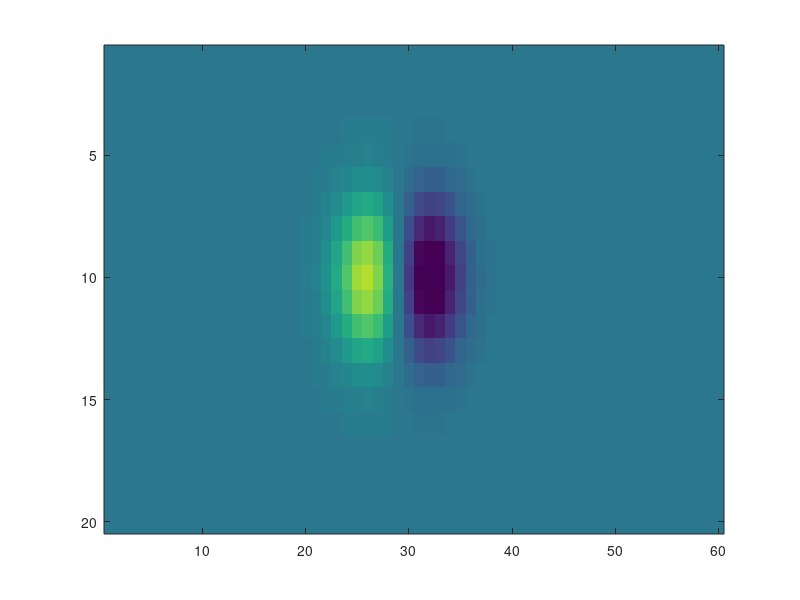

MATLAB code for this plot: (Note: this script raises an error after producing the figure.)
 %getpath
%Compute N number of randomely generated ray paths.
%First determine if ray intersects a receiver
%If NO, ray path is only plotted.
%If YES, ray path populate a data matrix, then plotted

close all
clear all

addpath ../data/
addpath functions/

%length of land surveyed

Xo=0;
Yo=0;
Zo=0;
dz=1;
dx=1;

dX=ones(1,60)*dx;
dZ=ones(1,20)*dz;
nX=length(dX);
nZ=length(dZ);

mesh{1}=[nX nZ];
mesh{2}=[Xo Zo];
mesh{3}=dX;
mesh{4}=dZ;

mcell = nX * nZ;

for ii=1:nX
    xvec(ii)=sum(dX(1:ii));
end

for ii=1:nZ
    zvec(ii)=sum(dZ(1:ii));
end

Xmax = Xo + xvec(end);
Zmax = Zo - zvec(end);

[X,Y]=meshgrid(xvec,zvec);

model=zeros(nZ,nX);
%Define target size [X Y lenght(x) length(y)]
% target=[30 10 2 2];

%Generate anomalies here
% Gaussian
model=0.5*exp(-((X-26*dx).^2+(Y-zvec(end)/2).^2)/(10*dx)) - 0.5*exp(-((X-32*dx).^2+(Y-zvec(end)/2).^2)/(10*dx));
% 
% Block model
% model(9:12,34:37)= 0.5;
% 
% model(9:12,26:29)= -0.5;
% 20x60 Three anomalies: 2 blocks + 1 gradient block
% load model_A 

% 20x60 Two anomalies: 1 Gaussian + 1 block (same line integral through
% center)
% load model_B   


% model=zeros(nX*nZ,1);
% model(:)=rho(:)-background;

m=zeros( mcell ,1);
m(:)=model(:);

figure (1)
imagesc (reshape(m,nZ,nX));
caxis([-0.4 0.6])
hold on

%Create receivers
obs_loc(:,1) = [20:2:40]'*dx;
obs_loc(:,2) = Zmax+dz/2;

% plot(receiver,(zeros(1,length(receiver))+Zmax/dz),'g^',...
%     'LineWidth',2,'MarkerEdgeColor','k',...
%     'MarkerFaceColor','y','MarkerSize',10);
% hold on

%Commands to Plot data
DIPrange=20;

d_angl= 10*pi/180;
phi=[(-DIPrange*pi/180):d_angl:d_angl 0:(d_angl):(DIPrange*pi/180)];
% theta=[0:-(d_angl):-pi d_angl:d_angl:(pi-d_angl)];

% Descritized topography (all flat for now)
ZZ= ones(1,nX) * Zo;

%Create ray paths
ndata = length(phi)*size(obs_loc,1);

g=zeros(ndata,mcell);

count=0;
for ii=1:size(obs_loc,1)
    
    for jj= 1:length(phi)
        
    
        count = count+1;
        
        g(count,:)=getG_2D(obs_loc(ii,:),phi(jj),Xo,Zo,dX,dZ,ZZ);
        

    end
end

G = sparse(g);


set(gca,'YDir','reverse')

%Create data matrix 
data=G*(m);

ndata=length(data);
%Corrupt with 5% random noise
% d = awgn(data,-12.5);
noise = (max(abs(data))).*randn(ndata,1);
% d = data + noise;
model=reshape(model,nZ*nX,1);

save ('data/kernel','G');
save ('data/model','model');
save ('data/data','data');
save ('data/mesh','mesh');
save ('data/noise','noise');
% save ('data/DIP','DIP');
% save ('data/TX','TX');

% save ('data/DIPrange','DIPrange');
% save('data/d_DipX','d_DipX');
% save ('kernel2','G2');

%Map data as a function of receiver and angle
% [data_plot]=interp_data(data);
% [d_plot]=interp_data(d);
% Plotting original vs corrupted data
% figure (2)
% ylim([-5 5])
% plot(1:length(data),d,1:length(data),data)
    
% figure (1)
% xlabel('\bfEasting (m)')
% ylabel('\bfDepth (m)')
% colorbar;
% 
% figure;imagesc(receiver,ang,data_plot)
% colorbar;
% xlabel('\bfReceiver position')
% ylabel('\bfDip Angle')
% axis equal
% axis tight
% 
% figure;imagesc(receiver,ang,d_plot)
% colorbar;
% xlabel('\bfReceiver position')
% ylabel('\bfDip Angle')
% axis equal
% axis tight